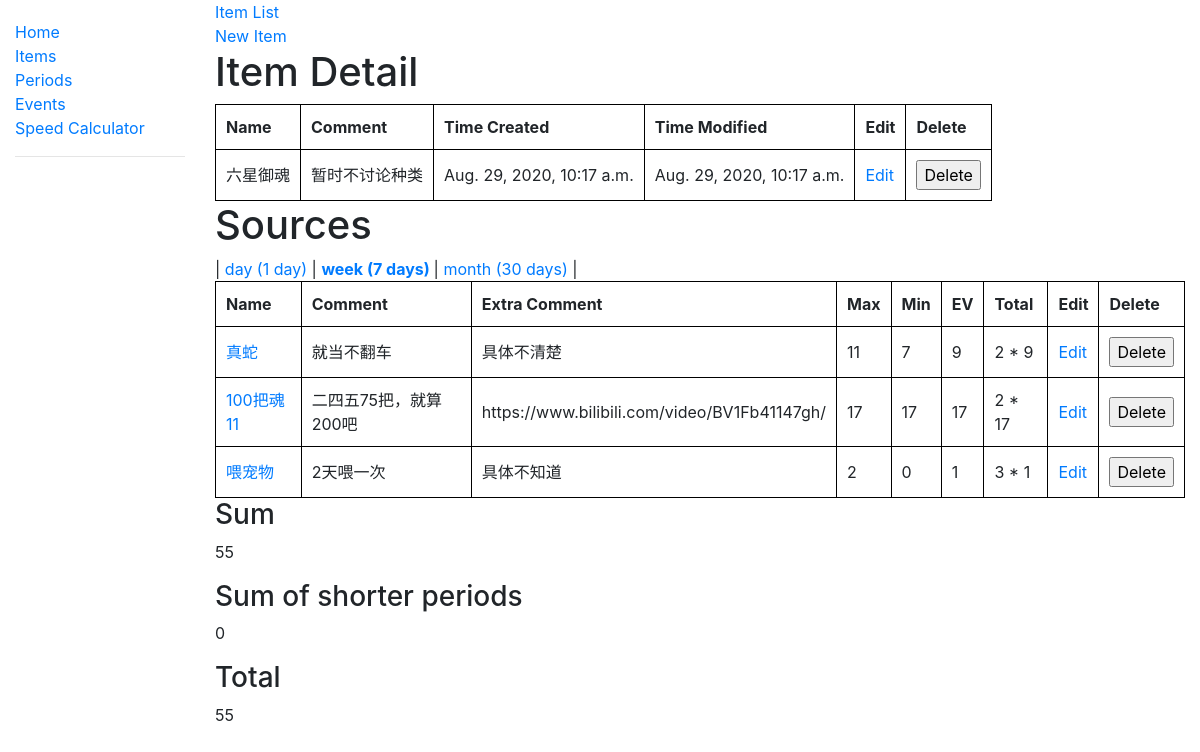
Page /item/179/?period_id=6 on the earlier database version.
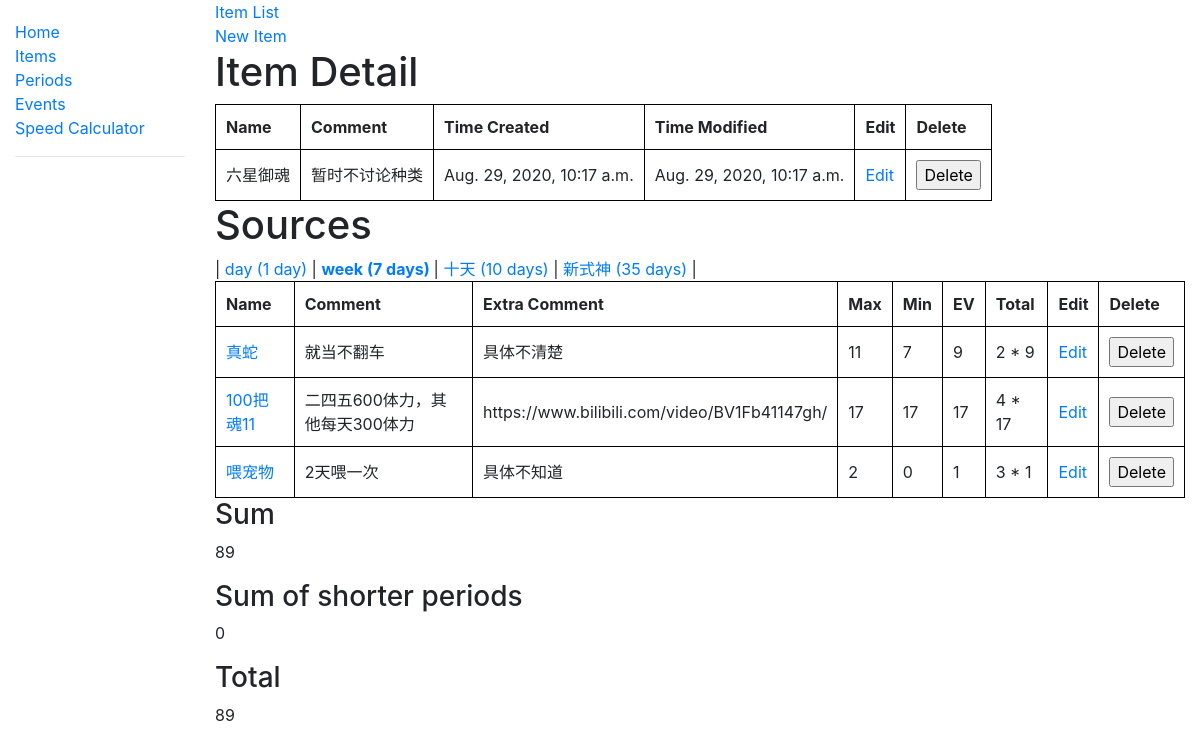
Same page on the later database version.
### income_calculator/models.py (models this page shows)
class BasicModel(models.Model):
    id = models.AutoField(primary_key=True)
    display_name = models.CharField(max_length=50)  # The display name of the object
    comment = models.TextField(null=True)  # a short description of the object
    time_created = models.PositiveIntegerField()
    time_modified = models.PositiveIntegerField()
    deleted = models.BooleanField()
    def __str__(self):
        return self.display_name
    @property
    def time_created_string(self):
        return datetime.fromtimestamp(self.time_created)
    @property
    def time_modified_string(self):
        return datetime.fromtimestamp(self.time_modified)

class Period(BasicModel):
    num_days = models.PositiveIntegerField()
    class Meta:
        ordering = ('num_days', )
    def __str__(self):
        days_suffix = 's' if self.num_days > 1 else ''
        return self.display_name + ' (' + str(self.num_days) + ' day' + days_suffix + ')'

class BasicModel(models.Model):
    id = models.AutoField(primary_key=True)
    display_name = models.CharField(max_length=50)  # The display name of the object
    comment = models.TextField(null=True)  # a short description of the object
    time_created = models.PositiveIntegerField()
    time_modified = models.PositiveIntegerField()
    deleted = models.BooleanField()
    def __str__(self):
        return self.display_name
    @property
    def time_created_string(self):
        return datetime.fromtimestamp(self.time_created)
    @property
    def time_modified_string(self):
        return datetime.fromtimestamp(self.time_modified)

class EventEntity(BasicModel):
    event_id = models.PositiveIntegerField()
    item_id = models.PositiveIntegerField()
    min = models.IntegerField()
    max = models.IntegerField()
    expectation_value = models.IntegerField()
    default_total = models.IntegerField()

class Event(BasicModel):
    priority = models.SmallIntegerField()
    default_frequency = models.IntegerField()
    icon = models.TextField(null=True)
    period_id = models.PositiveIntegerField()
    event_group_id = models.PositiveIntegerField(null=True)

### income_calculator/views.py (the view)
# urls.py: path('item/<int:item_id>/', views.item_detail, name='item_detail'),
def item_detail(request, item_id):
    item = db_accessor.get_item_by_id(item_id)
    periods = db_accessor.get_active_periods()
    events = None
    wanted_event_entities = []
    income_sum = 0
    income_sum_of_shorter_periods = 0
    if request.GET.get('period_id'):
        period_id = int(request.GET['period_id'])
        events = db_accessor.get_active_events(period_id=period_id)
        for event in events:
            event_entities = db_accessor.get_event_entities_by_event_id_and_item_id(event.id, item_id)
            if event_entities:
                event_entity = event_entities[0]
                wanted_event_entities.append(event_entity)
                income_sum += event.default_frequency * event_entity.expectation_value
        period = db_accessor.get_period_by_id(period_id)
        shorter_periods = db_accessor.get_active_periods(num_days__lt=period.num_days)
        for shorter_period in shorter_periods:
            period_sum = 0
            events_from_shorter_period = db_accessor.get_active_events(period_id=shorter_period.id)
            for event in events_from_shorter_period:
                event_entities = db_accessor.get_event_entities_by_event_id_and_item_id(event.id, item_id)
                if event_entities:
                    event_entity = event_entities[0]
                    period_sum += event.default_frequency * event_entity.expectation_value
            income_sum_of_shorter_periods += int(period_sum * period.num_days / shorter_period.num_days)
    else:
        period_id = None
    total_income = income_sum + income_sum_of_shorter_periods
    context = {
        'item_detail': item,
        'period_id': period_id,
        'periods': periods,
        'events': events,
        'event_entities': wanted_event_entities,
        'income_sum': income_sum,
        'income_sum_of_shorter_periods': income_sum_of_shorter_periods,
        'total_income': total_income,
    }
    return render(request, 'income_calculator/item_detail.html', context)

### income_calculator/db_accessor.py (called while the page is built)
def get_events(**kwargs):
    return Event.objects.filter(**kwargs)

def get_active_events(**kwargs):
    return get_events(deleted=False, **kwargs)

def get_event_entities_by_event_id_and_item_id(event_id, item_id):
    return EventEntity.objects.filter(event_id=event_id, item_id=item_id, deleted=False)

def get_item_by_id(item_id):
    item = Item.objects.filter(id=item_id)
    if item and not item[0].deleted:
        return item[0]
    return None

def get_period_by_id(period_id):
    period = Period.objects.filter(id=period_id)
    if period and not period[0].deleted:
        return period[0]
    return None

def get_periods(**kwargs):
    return Period.objects.filter(**kwargs)

def get_active_periods(**kwargs):
    return get_periods(deleted=False, **kwargs)

### income_calculator/templatetags/template_filters.py (called while the page is built)
@register.filter
def get_object_by_id(value, period_id):
    for p in value:
        if p.id == period_id:
            return p

@register.filter
def get_attribute(obj, attribute):
    try:
        return obj.__getattribute__(attribute)
    except AttributeError:
        return obj.__dict__.get(attribute, None)
    except:
        return None

### income_calculator/templates/income_calculator/item_detail.html (shortened to what this page needs)
{% extends "base_generic.html" %}
{% load template_filters %}
{% block content %}
  <a href="{% url 'items'%}">Item List</a><br/>
  <a href="{% url 'new_item'%}">New Item</a>
  <h1>Item Detail</h1>
  <table>
    <tr>
      <th>Name</th>
      <th>Comment</th>
      <th>Time Created</th>
      <th>Time Modified</th>
      <th>Edit</th>
      <th>Delete</th>
    </tr>
    <tr>
      <td>{{ item_detail.display_name }}</td>
      <td>{{ item_detail.comment }}</td>
      <td>{{ item_detail.time_created_string }}</td>
      <td>{{ item_detail.time_modified_string }}</td>
      <td><a href="{% url 'item_edit' item_detail.id %}">Edit</a></td>
      <td>
      <form action="{% url 'item_delete' %}" method="post" onsubmit="return confirm('Do you really want to delete {{ item_detail }}?')">
        <input type="submit" value="Delete">
      </form>
      </td>
    </tr>
  </table>
  <h1>Sources</h1>
  |
  {% for period in periods %}
    {% if period.id == period_id %}
      <b>
    {% endif %}
    <a href="{% url 'item_detail' item_id=item_detail.id%}?period_id={{ period.id }}"> {{ period }} </a>
        {% if period.id == period_id %}
      </b>
    {% endif %}
    |
  {% endfor %}
  {% if event_entities %}
    <table>
    <tr>
      <th>Name</th>
      <th>Comment</th>
      <th>Extra Comment</th>
      <th>Max</th>
      <th>Min</th>
      <th>EV</th>
      <th>Total</th>
      <th>Edit</th>
      <th>Delete</th>
    </tr>
    {% for event_entity in event_entities %}
      <tr>
        <td><a href="{% url 'event_detail' events|get_object_by_id:event_entity.event_id|get_attribute:'id' %}">{{ events|get_object_by_id:event_entity.event_id }}</a></td>
        <td>{{ events|get_object_by_id:event_entity.event_id|get_attribute:'comment' }}</td>
        <td>{{ event_entity.comment }}</td>
        <td>{{ event_entity.max }}</td>
        <td>{{ event_entity.min }}</td>
        <td>{{ event_entity.expectation_value }}</td>
        <td>
          {{ events|get_object_by_id:event_entity.event_id|get_attribute:"default_frequency" }} *
          {{ event_entity.expectation_value}}
        </td>
        <td><a href="{% url 'event_entity_edit' event_entity.id %}">Edit</a></td>
        <td>
        <form action="{% url 'event_entity_delete' %}" method="post" onsubmit="return confirm('Do you really want to delete {{ event_entity }}?')">
          <input type="submit" value="Delete">
        </form>
        </td>
      </tr>
    {% endfor %}
    </table>
  {% else %}
    <p>No events</p>
  {% endif %}
  <h3>Sum</h3>
  <p>{{ income_sum }}</p>
  <h3>Sum of shorter periods</h3>
  <p>{{ income_sum_of_shorter_periods }}</p>
  <h3>Total</h3>
  <p>{{ total_income }}</p>
{% endblock %}

Differences in the rows shown:
added Period: num_days.display_name "十天 (10 days)"
changed Period: num_days.display_name "month (30 days)" → "新式神 (35 days)"
computed for EventEntity "100把魂11": event "二四五75把，就算200吧" → "二四五600体力，其他每天300体力"; event "2" → "4"
Other differences:
{{ income_sum }}: "55" → "89"
{{ total_income }}: "55" → "89"
